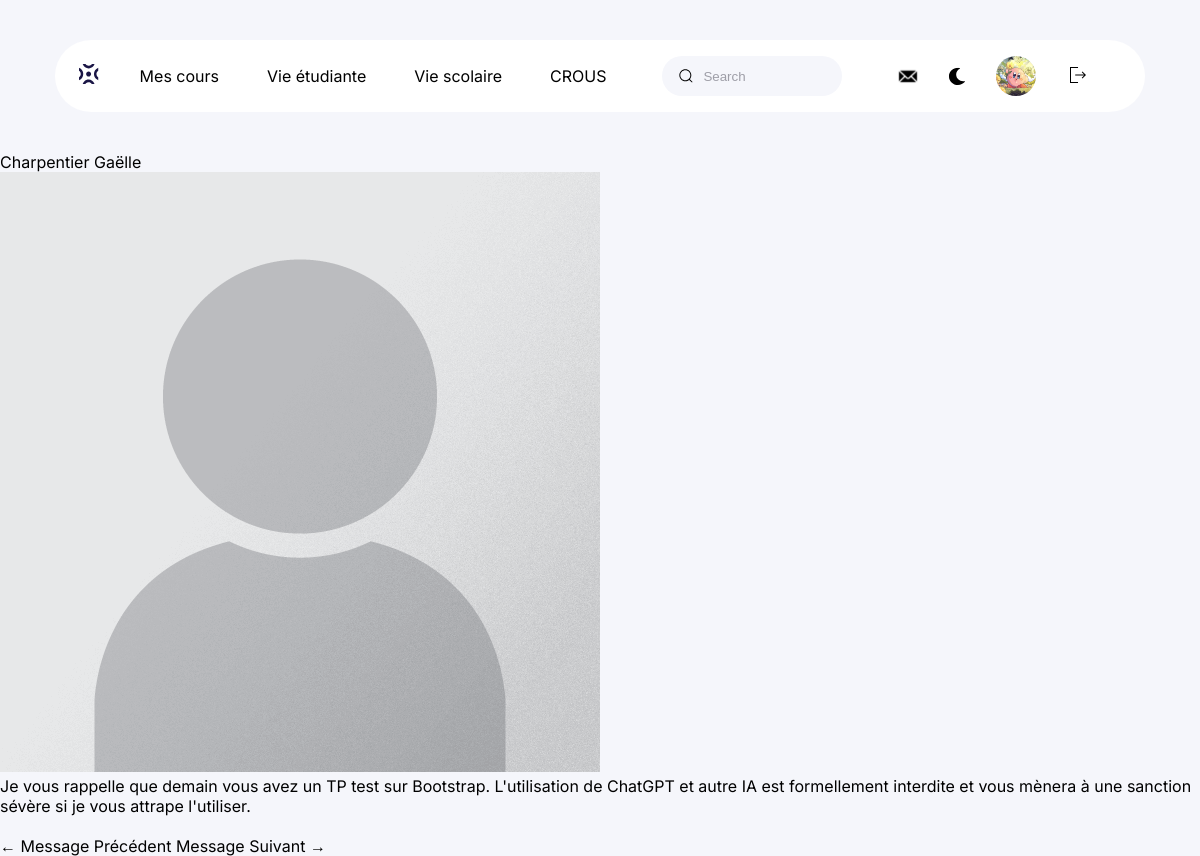
The app's page /newmessage.php?id_mess=5 (signed in) with its own data.
### tables this page shows
CREATE TABLE IF NOT EXISTS `utilisateurs` (
  `login` varchar(100) NOT NULL,
  `nom` varchar(200) NOT NULL,
  `prenom` varchar(200) NOT NULL,
  `id_utilisateurs` int NOT NULL AUTO_INCREMENT,
  `mot_de_passe` varchar(255) NOT NULL,
  `photoprofil` text NOT NULL,
  `role` varchar(800) NOT NULL,
  `email` varchar(200) NOT NULL,
  `promotion` varchar(100) DEFAULT NULL,
  `bio` varchar(500) DEFAULT NULL,
  PRIMARY KEY (`id_utilisateurs`),
  UNIQUE KEY `nom` (`nom`),
  UNIQUE KEY `prenom` (`prenom`),
  UNIQUE KEY `email` (`email`),
  UNIQUE KEY `login` (`login`)
);

CREATE TABLE IF NOT EXISTS `messages` (
  `id_message` int NOT NULL AUTO_INCREMENT,
  `objet` varchar(800) NOT NULL,
  `contenu_mss` text NOT NULL,
  `expediteur` int NOT NULL,
  `destinataire` int NOT NULL,
  `piece_jointe` text,
  `solooutous` varchar(200) NOT NULL,
  `date_mess` date NOT NULL,
  PRIMARY KEY (`id_message`)
);

### newmessage.php (the view, shortened to what this page needs)
<!DOCTYPE html>
<html lang="fr">
<head>
    <link rel='stylesheet' href='css/style_navigation.css'>
</head>
<body>
    <header>
        <div class='menu'>
            <a href='accueil.php'><img class="logo" src='./img/logo.svg' alt="page d'accueil"
                    aria-current="currentpage"></a>
            <nav class='navigation'>
                <ul class='choix'>
                    <li><a href='cours.php'>Mes cours</a></li>
                    <li><a href='vie_etudiante.php'>Vie étudiante</a></li>
                    <li><a href='vie_scolaire.php'>Vie scolaire</a></li>
                    <li><a href='page_crous.php'>Crous</a></li>
                </ul>
                <div class='group'>
                    <input class='input' type='search' placeholder='Search' />
                </div>
                <div class='icon-photo'>
                    <img class='logo' src='./img/1-lettre.svg' alt="page d'accueil">
                    <button class="dark_button" onclick="toggleDarkMode()"><img class='dark_mode' src='./img/1-moon.svg'
                            alt="mode sombre"></button>
                    <div class='photo-2'>
                        <?php
                        include('connexion.php');
                        if (isset($_SESSION["login"])) {
                            $stmt = $db->prepare('SELECT * FROM utilisateurs WHERE login=:login');
                            $stmt->bindValue(':login', $_SESSION["login"], PDO::PARAM_STR);
                            $stmt->execute();
                            $result = $stmt->fetch(PDO::FETCH_ASSOC);
                            if ($result) {
                                echo "
                                <a href='profil.php'> <img src='upload/{$result['photoprofil']}' alt='' class='photo-2'></a>";
                            }
                        }
                        ?>
                    </div>
                    <form action="deconnexion.php" method="GET">
                        <button type="submit" name="deconnect" id="btnDeconnexion">
                            <img src="img/1-logout.svg" alt="Déconnexion">
                        </button>
                    </form>
                </div>
            </nav>
        </div>
    </header>
    <?php
    include("connexion.php");
    if (isset($_GET["id_mess"])) {
        $mess = $_GET["id_mess"];
        $requete = "SELECT * FROM messages, utilisateurs WHERE id_message = :mess AND expediteur = id_utilisateurs";
        $stmt = $db->prepare($requete);
        $stmt->bindValue(':mess', $mess, PDO::PARAM_INT);
        $stmt->execute();
        $result = $stmt->fetch(PDO::FETCH_ASSOC);
        if ($stmt->rowCount()) {
            $chemindoc = "documents/" . $result["piece_jointe"];
            echo "{$result['nom']} {$result['prenom']} <br>
            <img src='upload/{$result['photoprofil']}'> <br>
            {$result['contenu_mss']}<br>
            <a href='{$chemindoc}'> {$result['piece_jointe']}</a>  <br>
            ";
        } else {
            echo "Aucun message trouvé.";
        }
    } else {
        echo "ID du message non spécifié.";
    }
    ?>
<?php
include("connexion.php");
if (isset($_GET["id_mess"]) && !empty($_GET["id_mess"])) {
    $mess = $_GET["id_mess"];
    $requeteprecedente = "SELECT id_message, objet FROM messages WHERE id_message < :mess ORDER BY id_message DESC LIMIT 1";
    $stmtprecedent = $db->prepare($requeteprecedente);
    $stmtprecedent->bindValue(':mess', $mess, PDO::PARAM_INT);
    $stmtprecedent->execute();
    $messagePrecedent = $stmtprecedent->fetch(PDO::FETCH_ASSOC);
    if ($messagePrecedent) {
        echo "<a href='newmessage.php?id_mess={$messagePrecedent["id_message"]}' class='lien_message text-decoration-none uppercase dev'> &#8592;  Message Précédent </a>";
    } else {
        echo "<a href='messagerie.php'>Retour</a>";
    }
    $requeteSuivant = "SELECT id_message, objet FROM messages WHERE id_message > :mess ORDER BY id_message ASC LIMIT 1";
    $stmtSuivant = $db->prepare($requeteSuivant);
    $stmtSuivant->bindValue(':mess', $mess, PDO::PARAM_INT);
    $stmtSuivant->execute();
    $messageSuivant = $stmtSuivant->fetch(PDO::FETCH_ASSOC);
    if ($messageSuivant) {
        echo "<a href='newmessage.php?id_mess={$messageSuivant["id_message"]}'> Message Suivant  &rarr;</a>";
    } else {
        echo "<a href='messagerie.php'>Retour</a>";
    }
} else {
    echo "<p>ID du message non spécifié.</p>";
}
?>
</body>
</html>

### css/style_navigation.css (style rules this page uses)
body { margin: 0; background-color: var(--bg); overflow-x: hidden; font-family: 'Inter', sans-serif; }
:root { --main: #ffffff; --black: #000000; --purple: #4038b7; --bg: #f5f6fb; --grey: #414141; --blue: #1a1545; }
a { text-decoration: none; color: var(--black); transition: 0.5s ease; }
li { list-style-type: none; }
header a { font: 400 1rem "Inter", sans-serif; }
.menu { display: flex; align-items: center; justify-content: space-evenly; background-color: var(--main); padding: 10px 0px; margin: 20px 25px; gap: 1rem; border-radius: 55px; }
ul li:nth-child(4) a { text-transform: uppercase; }
ul li:nth-child(1) a { margin-top: 1.5rem; }
.choix, .icon-photo { display: none; }
.group { display: flex; line-height: 28px; align-items: center; position: relative; }
.input { width: 40vw; height: 40px; line-height: 28px; padding: 0 1rem; padding-left: 2.5rem; border: 1px solid transparent; border-radius: 20px; outline: none; background-color: var(--bg); color: var(--black); transition: 0.3s ease; }
.input::placeholder { color: #9e9ea7; }
.icon { position: absolute; left: 1rem; width: 1rem; height: 1rem; }
@media screen and (min-width: 768px) { .menu { margin: 35px 55px; } }
@media screen and (min-width: 1024px) { .navigation { display: flex; gap: 25px; } }
@media screen and (min-width: 1024px) { .menu { margin: 40px 15px; } }
@media screen and (min-width: 1024px) { .choix { display: flex; gap: 3rem; padding-left: 0; } }
@media screen and (min-width: 1024px) { .input { width: 15vw; } }
@media screen and (min-width: 1024px) { .icon-photo { display: flex; gap: 1.5rem; align-items: center; } }
@media screen and (min-width: 1024px) { .photo-2 { width: 40px; height: 40px; background-color: var(--bg); border-radius: 50%; } }
@media screen and (min-width: 1024px) { .logo { cursor: pointer; height: 20px; } }
@media screen and (min-width: 1024px) { #btnDeconnexion { cursor: pointer; width: 20px; height: 20px; object-fit: cover; border: none; background-color: transparent; } }
@media screen and (min-width: 1080px) { .navigation { gap: 2rem; } }
@media screen and (min-width: 1200px) { .menu { margin: 40px 55px; } }
@media screen and (min-width: 1200px) { .navigation { gap: 3.5rem; } }
.dark_button { background: none; border: none; height: 20px; cursor: pointer; }

### records on screen
utilisateurs: photoprofil (picture)
messages: utilisateurs.nom "Charpentier", utilisateurs.prenom "Gaëlle", utilisateurs.photoprofil (placeholder picture), contenu_mss "Je vous rappelle que demain vous avez un TP test sur Bootstrap. L'utilisation de ChatGPT et autre IA est formellement interdite et vous mènera à une sanction sévère si je vous attrape l'utiliser."
